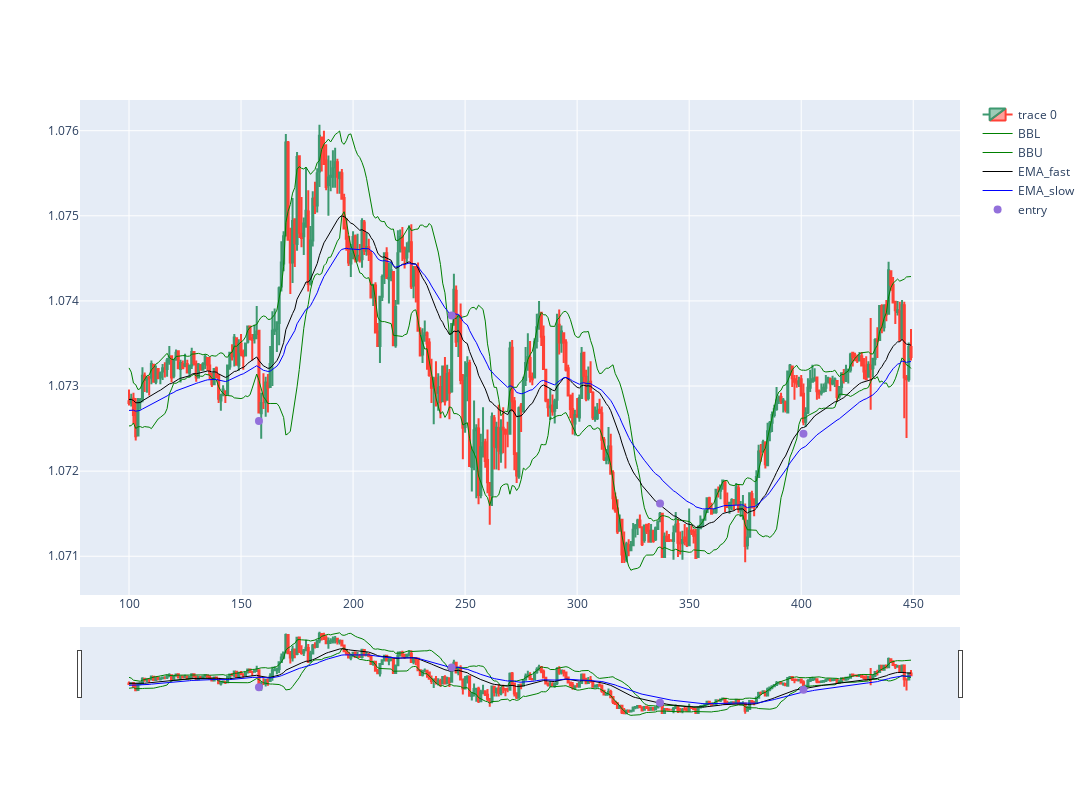

This figure's notebook cell:
### Code cell
import plotly.graph_objects as go
from plotly.subplots import make_subplots
from datetime import datetime
st=100
dfpl = df[st:st+350]
#dfpl.reset_index(inplace=True)
fig = go.Figure(data=[go.Candlestick(x=dfpl.index,
                open=dfpl['Open'],
                high=dfpl['High'],
                low=dfpl['Low'],
                close=dfpl['Close']),

                go.Scatter(x=dfpl.index, y=dfpl['BBL_15_1.5'], 
                           line=dict(color='green', width=1), 
                           name="BBL"),
                go.Scatter(x=dfpl.index, y=dfpl['BBU_15_1.5'], 
                           line=dict(color='green', width=1), 
                           name="BBU"),
                go.Scatter(x=dfpl.index, y=dfpl['EMA_fast'], 
                           line=dict(color='black', width=1), 
                           name="EMA_fast"),
                go.Scatter(x=dfpl.index, y=dfpl['EMA_slow'], 
                           line=dict(color='blue', width=1), 
                           name="EMA_slow")])

fig.add_scatter(x=dfpl.index, y=dfpl['pointpos'], mode="markers",
                marker=dict(size=8, color="MediumPurple"),
                name="entry")
fig.update_layout(width=1200, height=800)
fig.show()

### Figure 1 — Plotly figure (JSON) as saved in the notebook; plotly's stock layout.template omitted (floating-point values rounded to 4 significant figures; data arrays with more than 128 entries replaced by an {"elided": "..."} marker saying what was removed)
{"data": [{"close": {"elided": "350 float values"}, "high": {"elided": "350 float values"}, "low": {"elided": "350 float values"}, "open": {"elided": "350 float values"}, "type": "candlestick", "x": {"elided": "350 int values"}}, {"line": {"color": "green", "width": 1}, "name": "BBL", "type": "scatter", "x": {"elided": "350 int values"}, "y": {"elided": "350 float values"}}, {"line": {"color": "green", "width": 1}, "name": "BBU", "type": "scatter", "x": {"elided": "350 int values"}, "y": {"elided": "350 float values"}}, {"line": {"color": "black", "width": 1}, "name": "EMA_fast", "type": "scatter", "x": {"elided": "350 int values"}, "y": {"elided": "350 float values"}}, {"line": {"color": "blue", "width": 1}, "name": "EMA_slow", "type": "scatter", "x": {"elided": "350 int values"}, "y": {"elided": "350 float values"}}, {"marker": {"color": "MediumPurple", "size": 8}, "mode": "markers", "name": "entry", "type": "scatter", "x": {"elided": "350 int values"}, "y": {"elided": "350 float values"}}], "layout": {"height": 800, "width": 1200}}
